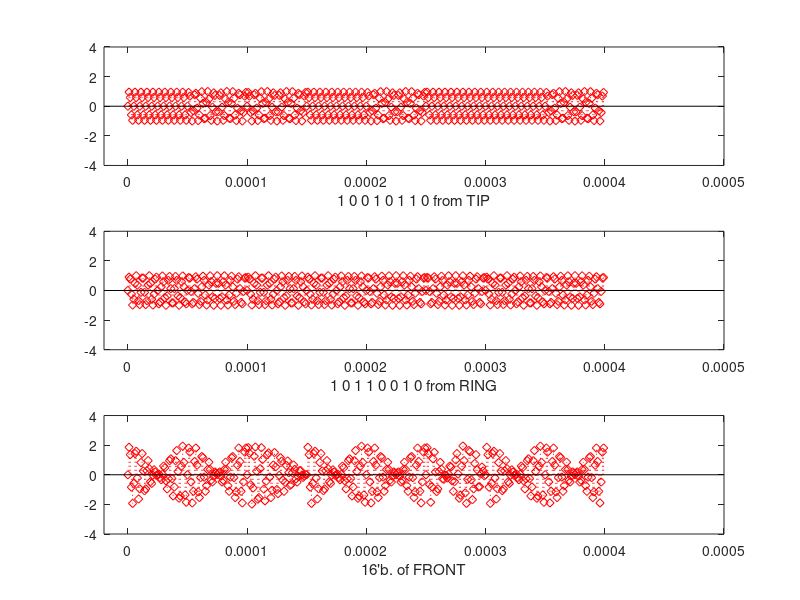
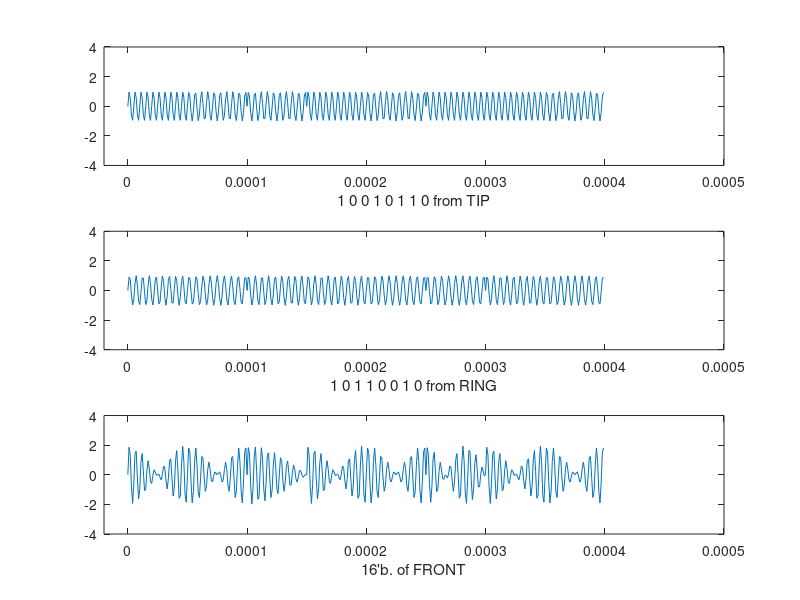

These figures' MATLAB source, in order:
%mducng/SoC/D2/G2touch
clc;
clear;
close all;
%%%%%%%%%%%%%%%%%%%%%%%%%%%%%%%%%%%%%%%%%%%%%%%%%%%%%%%%%%%%%%%%%%%%%%%%%%%
f0HF                =  190000;                         % 0-Tip Digital HF 
f1HF                =  200000;                         % 1-Tip Digital HF
f0HFring            =  170000;                         % 0-Ring digital HF
f1HFring            =  180000;                         % 1-Ring digital HF
Fs                  =  1000000;
sps                 =  400;                            % samples per symbol
ns                  =  0:(sps/8-1);                    % numbers of symbol
%%%%%%%%%%%%%%%%%%%%%%%%%%%%%%%%%%%%%%%%%%%%%%%%%%%%%%%%%%%%%%%%%%%%%%%%%%%
SymbolZero          =  sin(2*pi*ns*f0HF/Fs);
SymbolOne           =  sin(2*pi*ns*f1HF/Fs);
SymbolBlank         =  0*SymbolZero;
SymbolZeroRing      =  sin(2*pi*ns*f0HFring/Fs);
SymbolOneRing       =  sin(2*pi*ns*f1HFring/Fs);
SymbolBlankRing     =  0*SymbolZeroRing;
%%%%%%%%%%%%%%%%%%%%%%%%%%%%%%%%%%%%%%%%%%%%%%%%%%%%%%%%%%%%%%%%%%%%%%%%%%%
AllZerosSymbols     = SymbolZero;
AllOnesSymbols      = SymbolOne;
%%%%%%%%%%%%%%%%%%%%%%%%%%%%%%%%%%%%%%%%%%%%%%%%%%%%%%%%%%%%%%%%%%%%%%%%%%%
receivedSignalTip   = [SymbolOne,SymbolZero,SymbolZero,SymbolOne,...
                                SymbolZero,SymbolOne,SymbolOne,SymbolZero];
receivedSignalRing  = [SymbolOneRing,SymbolZeroRing,SymbolOneRing,...
 SymbolOneRing,SymbolZeroRing,SymbolZeroRing,SymbolOneRing,SymbolZeroRing];
receivedSignalMixed = receivedSignalTip + receivedSignalRing;                            
%%%%%%%%%%%%%%%%%%%%%%%%%%%%%%%%%%%%%%%%%%%%%%%%%%%%%%%%%%%%%%%%%%%%%%%%%%%
tS                  = (0:length(SymbolZero)-1)*1/Fs;    % t symbol
tR                  = (0:length(receivedSignalTip)-1)*1/Fs;  % t received symbol
%%%%%%%%%%%%%%%%%%%%%%%%%%%%%%%%%%%%%%%%%%%%%%%%%%%%%%%%%%%%%%%%%%%%%%%%%%%
figure(1)
subplot(3,1,1);
stem(tR,receivedSignalTip,':diamondr')
%plot(tR,receivedSignalTip)
xlabel("1 0 0 1 0 1 1 0 from TIP");
axis([-20*1/Fs 500*1/Fs -4 4]);
%%%%%%%%%%%%%%%
subplot(3,1,2);
stem(tR,receivedSignalRing,':diamondr')
%plot(tR,receivedSignalRing)
xlabel("1 0 1 1 0 0 1 0 from RING");
axis([-20*1/Fs 500*1/Fs -4 4]);
%%%%%%%%%%%%%%%
subplot(3,1,3);
stem(tR,receivedSignalMixed,':diamondr')
%plot(tR,receivedSignalMixed)
xlabel("16'b. of FRONT");
axis([-20*1/Fs 500*1/Fs -4 4]);

figure(2)
subplot(3,1,1);
%stem(tR,receivedSignalTip,':diamondr')
plot(tR,receivedSignalTip)
xlabel("1 0 0 1 0 1 1 0 from TIP");
axis([-20*1/Fs 500*1/Fs -4 4]);
%%%%%%%%%%%%%%%
subplot(3,1,2);
%stem(tR,receivedSignalRing,':diamondr')
plot(tR,receivedSignalRing)
xlabel("1 0 1 1 0 0 1 0 from RING");
axis([-20*1/Fs 500*1/Fs -4 4]);
%%%%%%%%%%%%%%%
subplot(3,1,3);
%stem(tR,receivedSignalMixed,':diamondr')
plot(tR,receivedSignalMixed)
xlabel("16'b. of FRONT");
axis([-20*1/Fs 500*1/Fs -4 4]);